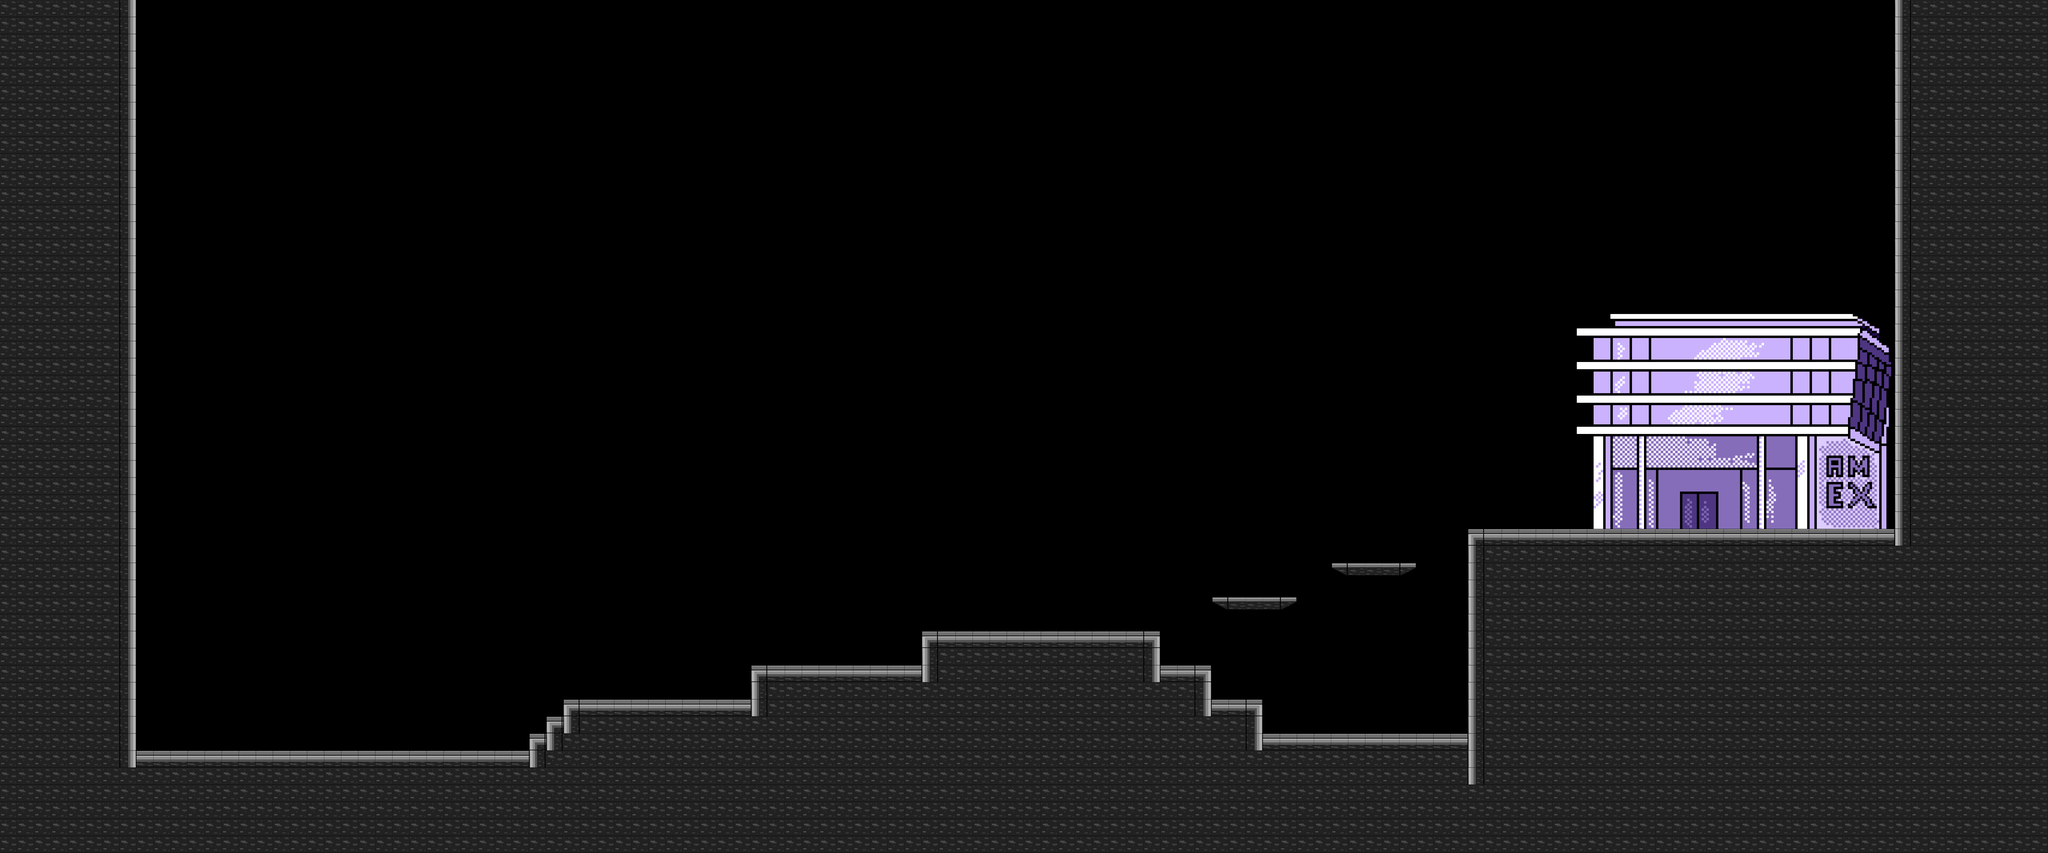

This game map was drawn from its Tiled (.tmx) file and the tilesets committed beside it. A one-line description and the trimmed map source follow:
An orthogonal 120x50 tile map with 64x64 px tiles, 1 tile layer (Tile Layer 1), 6 tilesets and 21 objects.

<map version="1.5" tiledversion="1.7.0" orientation="orthogonal" renderorder="right-down" width="120" height="50" tilewidth="64" tileheight="64" infinite="0" nextlayerid="11" nextobjectid="95">
 <editorsettings>
  <export target="level3.lua" format="lua" />
 </editorsettings>
 <tileset firstgid="1" name="platformer" tilewidth="64" tileheight="64" tilecount="9" columns="3">
  <image source="tileset.png" width="192" height="192" />
 </tileset>
 <tileset firstgid="10" name="flag" tilewidth="64" tileheight="64" tilecount="1" columns="1">
  <image source="flag.png" width="64" height="64" />
 </tileset>
 <tileset firstgid="11" name="tilesetcity" tilewidth="64" tileheight="64" tilecount="9" columns="3">
  <image source="tilesetcity.png" width="192" height="192" />
 </tileset>
 <tileset firstgid="20" name="blockTree" tilewidth="64" tileheight="64" tilecount="36" columns="6">
  <image source="blockTree.png" width="384" height="384" />
 </tileset>
 <tileset firstgid="56" name="AmericanExpress" tilewidth="64" tileheight="64" tilecount="294" columns="21">
  <image source="AmericanExpress.png" width="1350" height="900" />
 </tileset>
 <tileset firstgid="350" name="AmericanExpressNight" tilewidth="64" tileheight="64" tilecount="294" columns="21">
  <image source="AmericanExpressNight.png" width="1350" height="900" />
 </tileset>
 <layer id="1" name="Tile Layer 1" width="120" height="50">
  <data>[6000 cells, 2320 non-empty, 305 distinct tile ids]</data>
 </layer>
 <objectgroup id="6" name="Flag">
  <object id="85" x="6336" y="1920" width="64" height="64" />
 </objectgroup>
 <objectgroup id="7" name="Start">
  <object id="94" x="6272" y="1920" width="64" height="64" />
 </objectgroup>
 <objectgroup id="4" name="Platforms">
  <object id="69" x="1984" y="2752" width="128" height="64" />
  <object id="70" x="2048" y="2688" width="128" height="64" />
  <object id="71" x="2112" y="2624" width="2112" height="192" />
  <object id="72" x="2816" y="2496" width="640" height="128" />
  <object id="73" x="3456" y="2368" width="896" height="256" />
  <object id="76" x="5504" y="1984" width="2176" height="1216" />
  <object id="77" x="7104" y="0" width="576" height="2112" />
  <object id="78" x="4352" y="2496" width="192" height="320" />
  <object id="79" x="4544" y="2624" width="192" height="192" />
  <object id="80" x="4736" y="2752" width="192" height="64" />
  <object id="81" x="4544" y="2240" width="320" height="64" />
  <object id="82" x="4992" y="2112" width="320" height="64" />
  <object id="86" x="2112" y="2880" width="3392" height="320" />
  <object id="87" x="512" y="2816" width="1600" height="384" />
  <object id="88" x="4864" y="2816" width="64" height="128" />
  <object id="89" x="576" y="0" width="6528" height="384" />
  <object id="90" x="4928" y="2752" width="576" height="128" />
  <object id="91" x="0" y="0" width="512" height="3200" />
  <object id="92" x="512" y="0" width="64" height="384" />
 </objectgroup>
 <objectgroup id="5" name="Enemies" />
</map>
